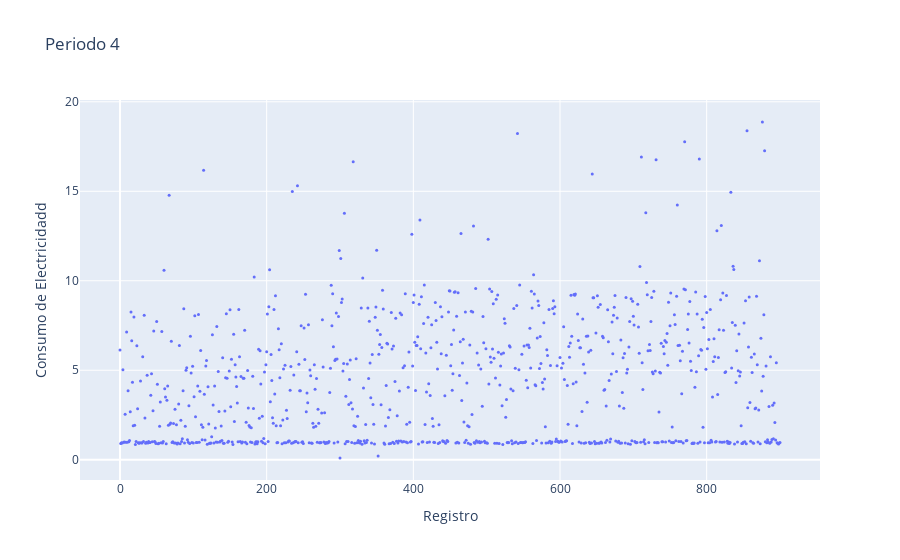

Write notebook code for a chart like this one.
### Markdown cell above
### Periodo 4

### Code cell
# Crea la figura
fig = go.Figure()

# Añade el gráfico de dispersión
fig.add_trace(go.Scatter(
    x=[int(i) for i in range(consumo_periodo4.shape[0])], 
    y=consumo_periodo4, 
    mode='markers', 
    marker=dict(size=3),
    name='Consumo'
))

# Configura el diseño de la figura
fig.update_layout(
    title='Periodo 4',
    xaxis=dict(title='Registro'),
    yaxis=dict(title='Consumo de Electricidadd')
)

# Muestra la figura
fig.show()

### Figure 1 — Plotly figure (JSON) as saved in the notebook; plotly's stock layout.template omitted (floating-point values rounded to 4 significant figures; data arrays with more than 128 entries replaced by an {"elided": "..."} marker saying what was removed)
{"data": [{"marker": {"size": 3}, "mode": "markers", "name": "Consumo", "type": "scatter", "x": {"elided": "901 int values"}, "y": {"elided": "901 float values"}}], "layout": {"title": {"text": "Periodo 4"}, "xaxis": {"title": {"text": "Registro"}}, "yaxis": {"title": {"text": "Consumo de Electricidadd"}}}}
